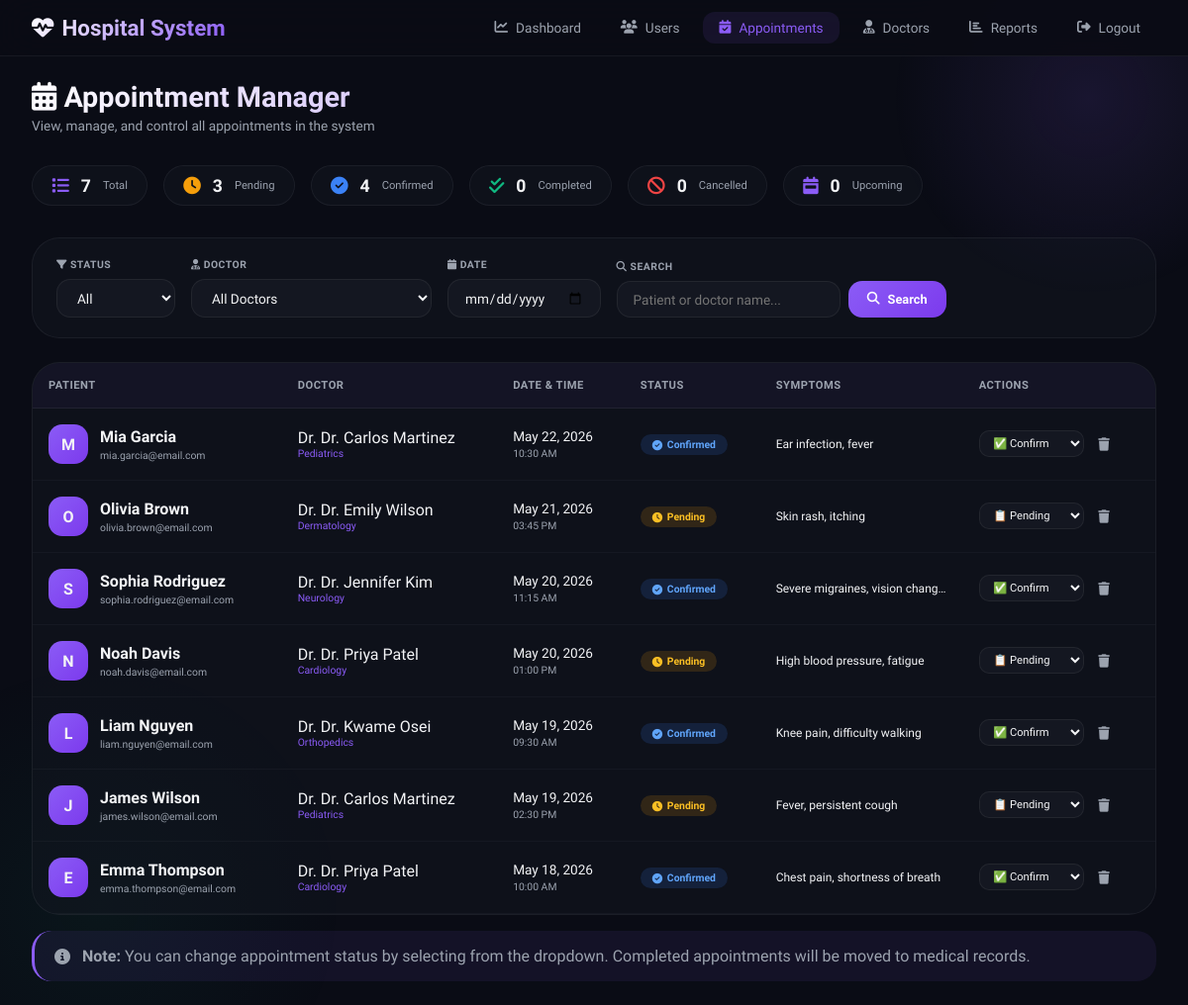
/admin/manage-appointments.php (signed in), run on the app's committed database.
### tables this page shows
CREATE TABLE appointments (
    id INT PRIMARY KEY AUTO_INCREMENT,
    patient_id INT,
    doctor_id INT,
    appointment_date DATE NOT NULL,
    appointment_time TIME NOT NULL,
    status ENUM('pending', 'confirmed', 'completed', 'cancelled') DEFAULT 'pending',
    symptoms TEXT,
    notes TEXT,
    created_at TIMESTAMP DEFAULT CURRENT_TIMESTAMP,
    updated_at TIMESTAMP DEFAULT CURRENT_TIMESTAMP ON UPDATE CURRENT_TIMESTAMP,
    FOREIGN KEY (patient_id) REFERENCES users(id) ON DELETE CASCADE,
    FOREIGN KEY (doctor_id) REFERENCES doctors(id) ON DELETE CASCADE,
    UNIQUE KEY unique_appointment (doctor_id, appointment_date, appointment_time)
);

CREATE TABLE users (
    id INT PRIMARY KEY AUTO_INCREMENT,
    username VARCHAR(50) UNIQUE NOT NULL,
    email VARCHAR(100) UNIQUE NOT NULL,
    password VARCHAR(255) NOT NULL,
    full_name VARCHAR(100) NOT NULL,
    phone VARCHAR(20),
    address TEXT,
    role ENUM('patient', 'doctor', 'admin') DEFAULT 'patient',
    is_active BOOLEAN DEFAULT TRUE,
    created_at TIMESTAMP DEFAULT CURRENT_TIMESTAMP,
    last_login TIMESTAMP NULL,
    reset_token VARCHAR(255) NULL,
    reset_token_expiry DATETIME NULL,
    email_verified BOOLEAN DEFAULT FALSE
);

CREATE TABLE doctors (
    id INT PRIMARY KEY AUTO_INCREMENT,
    user_id INT UNIQUE,
    specialization VARCHAR(100),
    qualification VARCHAR(200),
    experience_years INT,
    consultation_fee DECIMAL(10, 2),
    available_days VARCHAR(100),
    available_time_start TIME,
    available_time_end TIME,
    FOREIGN KEY (user_id) REFERENCES users(id) ON DELETE CASCADE
);

### admin/manage-appointments.php (the view, shortened to what this page needs)
<?php
$database = new Database();
$db = $database->getConnection();
$status_filter = $_GET['status'] ?? 'all';
$doctor_filter = $_GET['doctor'] ?? 'all';
$date_filter = $_GET['date'] ?? '';
$search = $_GET['search'] ?? '';
$page = isset($_GET['page']) ? (int)$_GET['page'] : 1;
$limit = 12;
$offset = ($page - 1) * $limit;
$query = "SELECT a.*,
          p.full_name as patient_name,
          p.email as patient_email,
          p.phone as patient_phone,
          u.full_name as doctor_name,
          u.email as doctor_email,
          d.specialization,
          d.consultation_fee,
          d.qualification
          FROM appointments a
          LEFT JOIN users p ON a.patient_id = p.id
          LEFT JOIN doctors d ON a.doctor_id = d.id
          LEFT JOIN users u ON d.user_id = u.id
          WHERE 1=1";
$params = [];
$query .= " ORDER BY a.appointment_date DESC, a.appointment_time ASC LIMIT :limit OFFSET :offset";
$params[':limit'] = $limit;
$params[':offset'] = $offset;
$stmt = $db->prepare($query);
foreach ($params as $key => $value) {
    if ($key == ':limit' || $key == ':offset') {
        $stmt->bindValue($key, $value, PDO::PARAM_INT);
    } else {
        $stmt->bindValue($key, $value);
    }
}
$stmt->execute();
$appointments = $stmt->fetchAll(PDO::FETCH_ASSOC);
$stats_query = "SELECT
    COUNT(*) as total,
    SUM(CASE WHEN status = 'pending' THEN 1 ELSE 0 END) as pending,
    SUM(CASE WHEN status = 'confirmed' THEN 1 ELSE 0 END) as confirmed,
    SUM(CASE WHEN status = 'completed' THEN 1 ELSE 0 END) as completed,
    SUM(CASE WHEN status = 'cancelled' THEN 1 ELSE 0 END) as cancelled,
    SUM(CASE WHEN appointment_date = CURDATE() THEN 1 ELSE 0 END) as today,
    SUM(CASE WHEN appointment_date > CURDATE() AND status IN ('pending', 'confirmed') THEN 1 ELSE 0 END) as upcoming
    FROM appointments";
$stats_stmt = $db->query($stats_query);
$stats = $stats_stmt->fetch(PDO::FETCH_ASSOC);
?>
<!DOCTYPE html>
<html lang="en">
<head>
    <link rel="stylesheet" href="https://cdnjs.cloudflare.com/ajax/libs/font-awesome/6.4.0/css/all.min.css">
</head>
<body>
    <div class="bg-orb-1"></div>
    <div class="bg-orb-2"></div>
    <nav class="navbar">
        <div class="navbar-container">
            <a href="dashboard.php" class="logo">
                <i class="fas fa-heart-pulse"></i>
                <span>Hospital System</span>
            </a>
            <ul class="nav-menu">
                <li><a href="dashboard.php" class="nav-link"><i class="fas fa-chart-line"></i> Dashboard</a></li>
                <li><a href="manage-users.php" class="nav-link"><i class="fas fa-users"></i> Users</a></li>
                <li><a href="manage-appointments.php" class="nav-link active"><i class="fas fa-calendar-check"></i> Appointments</a></li>
                <li><a href="manage-doctors.php" class="nav-link"><i class="fas fa-user-md"></i> Doctors</a></li>
                <li><a href="reports.php" class="nav-link"><i class="fas fa-chart-bar"></i> Reports</a></li>
                <li><a href="../logout.php" class="nav-link"><i class="fas fa-sign-out-alt"></i> Logout</a></li>
            </ul>
        </div>
    </nav>
    <div class="admin-wrapper">
        <div class="top-bar">
            <h1><i class="fas fa-calendar-alt"></i> Appointment Manager</h1>
            <p>View, manage, and control all appointments in the system</p>
        </div>
        <div class="stats-row">
            <div class="stat-pill total"><i class="fas fa-list"></i><span class="count"><?php echo $stats['total']; ?></span><span class="label">Total</span></div>
            <div class="stat-pill pending"><i class="fas fa-clock"></i><span class="count"><?php echo $stats['pending']; ?></span><span class="label">Pending</span></div>
            <div class="stat-pill confirmed"><i class="fas fa-check-circle"></i><span class="count"><?php echo $stats['confirmed']; ?></span><span class="label">Confirmed</span></div>
            <div class="stat-pill completed"><i class="fas fa-check-double"></i><span class="count"><?php echo $stats['completed']; ?></span><span class="label">Completed</span></div>
            <div class="stat-pill cancelled"><i class="fas fa-ban"></i><span class="count"><?php echo $stats['cancelled']; ?></span><span class="label">Cancelled</span></div>
            <div class="stat-pill upcoming"><i class="fas fa-calendar-week"></i><span class="count"><?php echo $stats['upcoming']; ?></span><span class="label">Upcoming</span></div>
        </div>
        <div class="filters-card">
            <form method="GET" action="" class="filters">
                <div class="filter-group">
                    <label><i class="fas fa-filter"></i> Status</label>
                    <select name="status" class="filter-select" onchange="this.form.submit()">
                        <option value="all" <?php echo $status_filter == 'all' ? 'selected' : ''; ?>>All</option>
                    </select>
                </div>
                <div class="filter-group">
                    <label><i class="fas fa-user-md"></i> Doctor</label>
                    <select name="doctor" class="filter-select" onchange="this.form.submit()">
                        <option value="all" <?php echo $doctor_filter == 'all' ? 'selected' : ''; ?>>All Doctors</option>
                    </select>
                </div>
                <div class="filter-group">
                    <label><i class="fas fa-calendar"></i> Date</label>
                    <input type="date" name="date" class="filter-date" value="<?php echo $date_filter; ?>" onchange="this.form.submit()">
                </div>
                <div class="filter-group" style="flex: 1;">
                    <label><i class="fas fa-search"></i> Search</label>
                    <div style="display: flex; gap: 0.5rem;">
                        <input type="text" name="search" class="search-input" placeholder="Patient or doctor name..." value="<?php echo htmlspecialchars($search); ?>">
                        <button type="submit" class="btn btn-primary"><i class="fas fa-search"></i> Search</button>
                    </div>
                </div>
            </form>
        </div>
        <?php if (count($appointments) > 0): ?>
            <div class="appointments-table-container">
                <table class="appointments-table">
                    <thead>
                        <tr><th>Patient</th><th>Doctor</th><th>Date & Time</th><th>Status</th><th>Symptoms</th><th>Actions</th></tr>
                    </thead>
                    <tbody>
                        <?php foreach ($appointments as $appointment): ?>
                            <tr>
                                <td>
                                    <div class="patient-cell">
                                        <div class="patient-avatar"><?php echo strtoupper(substr($appointment['patient_name'] ?? '?', 0, 1)); ?></div>
                                        <div>
                                            <div class="patient-name"><?php echo htmlspecialchars($appointment['patient_name'] ?? 'N/A'); ?></div>
                                            <div class="patient-email"><?php echo htmlspecialchars($appointment['patient_email'] ?? ''); ?></div>
                                        </div>
                                    </div>
                                </td>
                                <td>
                                    <div class="doctor-cell">
                                        <span class="doctor-name">Dr. <?php echo htmlspecialchars($appointment['doctor_name'] ?? 'N/A'); ?></span>
                                        <span class="doctor-spec"><?php echo htmlspecialchars($appointment['specialization'] ?? ''); ?></span>
                                    </div>
                                </td>
                                <td class="date-cell">
                                    <?php echo date('M d, Y', strtotime($appointment['appointment_date'])); ?>
                                    <br><small><?php echo date('h:i A', strtotime($appointment['appointment_time'])); ?></small>
                                </td>
                                <td>
                                    <span class="status-badge status-<?php echo $appointment['status']; ?>">
                                        <i class="fas <?php echo $appointment['status'] == 'pending' ? 'fa-clock' : ($appointment['status'] == 'confirmed' ? 'fa-check-circle' : ($appointment['status'] == 'completed' ? 'fa-check-double' : 'fa-ban')); ?>"></i>
                                        <?php echo ucfirst($appointment['status']); ?>
                                    </span>
                                </td>
                                <td style="max-width: 180px;">
                                    <span style="font-size: 0.75rem; white-space: nowrap; overflow: hidden; text-overflow: ellipsis; display: block;">
                                        <?php echo htmlspecialchars(substr($appointment['symptoms'] ?? 'No symptoms', 0, 40)); ?>
                                    </span>
                                </td>
                                <td>
                                    <div class="action-icons">
                                        <form method="POST" style="display: inline;">
                                            <select name="new_status" class="status-select" onchange="this.form.submit()" title="Change Status">
                                                <option value="pending" <?php echo $appointment['status'] == 'pending' ? 'selected' : ''; ?>>📋 Pending</option>
                                                <option value="confirmed" <?php echo $appointment['status'] == 'confirmed' ? 'selected' : ''; ?>>✅ Confirm</option>
                                            </select>
                                        </form>
                                        <form method="POST" style="display: inline;" onsubmit="return confirm('⚠️ Delete this appointment? This action cannot be undone.')">
                                            <button type="submit" name="delete_appointment" class="icon-btn delete-btn" title="Delete"><i class="fas fa-trash"></i></button>
                                        </form>
                                    </div>
                                </td>
                            </tr>
                        <?php endforeach; ?>
                    </tbody>
                </table>
            </div>
        <?php endif; ?>
        <div class="alert-info">
            <i class="fas fa-info-circle"></i>
            <span><strong>Note:</strong> You can change appointment status by selecting from the dropdown. Completed appointments will be moved to medical records.</span>
        </div>
    </div>
</body>
</html>

### data on the page
appointments: patient.full_name "M", patient.full_name "Mia Garcia", patient.email "mia.garcia@email.com", users.full_name "Dr. Carlos Martinez", doctor.specialization "Pediatrics", appointment_date "May 22, 2026", appointment_time "10:30 AM", status "Confirmed", symptoms "Ear infection, fever", new_status "✅ Confirm"
appointments: patient.full_name "O", patient.full_name "Olivia Brown", patient.email "olivia.brown@email.com", users.full_name "Dr. Emily Wilson", doctor.specialization "Dermatology", appointment_date "May 21, 2026", appointment_time "03:45 PM", status "Pending", symptoms "Skin rash, itching", new_status "📋 Pending"
appointments: patient.full_name "S", patient.full_name "Sophia Rodriguez", patient.email "sophia.rodriguez@email.com", users.full_name "Dr. Jennifer Kim", doctor.specialization "Neurology", appointment_date "May 20, 2026", appointment_time "11:15 AM", status "Confirmed", symptoms "Severe migraines, vision chang…", new_status "✅ Confirm"
appointments: patient.full_name "N", patient.full_name "Noah Davis", patient.email "noah.davis@email.com", users.full_name "Dr. Priya Patel", doctor.specialization "Cardiology", appointment_date "May 20, 2026", appointment_time "01:00 PM", status "Pending", symptoms "High blood pressure, fatigue", new_status "📋 Pending"
appointments: patient.full_name "L", patient.full_name "Liam Nguyen", patient.email "liam.nguyen@email.com", users.full_name "Dr. Kwame Osei", doctor.specialization "Orthopedics", appointment_date "May 19, 2026", appointment_time "09:30 AM", status "Confirmed", symptoms "Knee pain, difficulty walking", new_status "✅ Confirm"
appointments: patient.full_name "J", patient.full_name "James Wilson", patient.email "james.wilson@email.com", users.full_name "Dr. Carlos Martinez", doctor.specialization "Pediatrics", appointment_date "May 19, 2026", appointment_time "02:30 PM", status "Pending", symptoms "Fever, persistent cough", new_status "📋 Pending"
appointments: patient.full_name "E", patient.full_name "Emma Thompson", patient.email "emma.thompson@email.com", users.full_name "Dr. Priya Patel", doctor.specialization "Cardiology", appointment_date "May 18, 2026", appointment_time "10:00 AM", status "Confirmed", symptoms "Chest pain, shortness of breath", new_status "✅ Confirm"

### other printed values
$stats['total'] "7"
$stats['pending'] "3"
$stats['confirmed'] "4"
$stats['completed'] "0"
$stats['cancelled'] "0"
$stats['upcoming'] "0"
